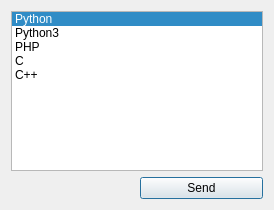
<?xml version="1.0" encoding="UTF-8"?>
<ui version="4.0">
 <class>Dialog</class>
 <widget class="QDialog" name="Dialog">
  <property name="geometry">
   <rect>
    <x>0</x>
    <y>0</y>
    <width>274</width>
    <height>210</height>
   </rect>
  </property>
  <property name="windowTitle">
   <string>Dialog</string>
  </property>
  <layout class="QGridLayout" name="gridLayout_2">
   <item row="0" column="0">
    <widget class="QListWidget" name="lenguajes">
     <property name="selectionMode">
      <enum>QAbstractItemView::MultiSelection</enum>
     </property>
     <property name="currentRow">
      <number>0</number>
     </property>
     <item>
      <property name="text">
       <string>Python</string>
      </property>
     </item>
     <item>
      <property name="text">
       <string>Python3</string>
      </property>
     </item>
     <item>
      <property name="text">
       <string>PHP</string>
      </property>
     </item>
     <item>
      <property name="text">
       <string>C</string>
      </property>
     </item>
     <item>
      <property name="text">
       <string>C++</string>
      </property>
     </item>
    </widget>
   </item>
   <item row="1" column="0">
    <layout class="QGridLayout" name="gridLayout">
     <item row="0" column="1">
      <widget class="QPushButton" name="send">
       <property name="text">
        <string>Send</string>
       </property>
      </widget>
     </item>
     <item row="0" column="0">
      <widget class="QLabel" name="labelLenguaje">
       <property name="text">
        <string/>
       </property>
      </widget>
     </item>
    </layout>
   </item>
  </layout>
 </widget>
 <resources/>
 <connections/>
</ui>
